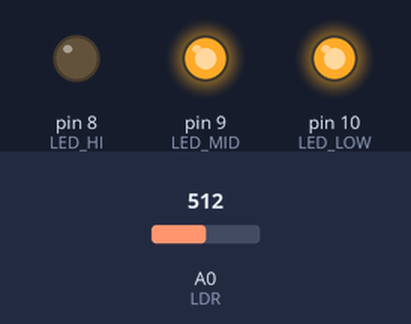
The sketch below on a simulated Arduino Uno, built with avr-gcc and run on an emulated ATmega328P. Shown: output pins drawn as LEDs (lit = HIGH). The inputs (shaded band) are chosen by the test bench; at power-on: A0 (LDR) = 512.

Above: at 1.2 s.
1.3 s: A0 (LDR) set to 668
2.8 s: A0 (LDR) set to 698
At 4.0 s:
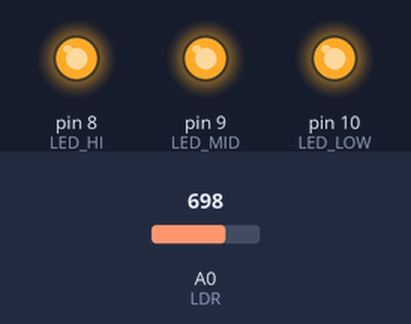
4.3 s: A0 (LDR) set to 306
At 5.2 s:
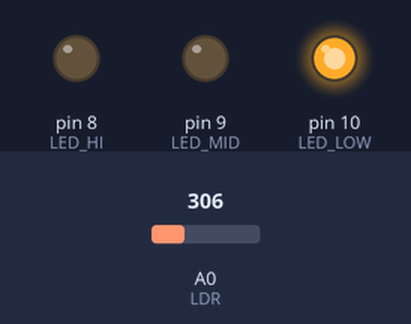
5.8 s: A0 (LDR) set to 107
7.3 s: A0 (LDR) set to 98
At 8.5 s:
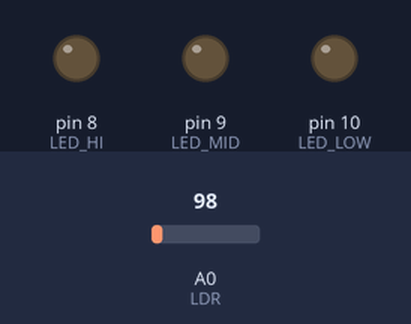
8.8 s: A0 (LDR) set to 122
At 9.8 s:
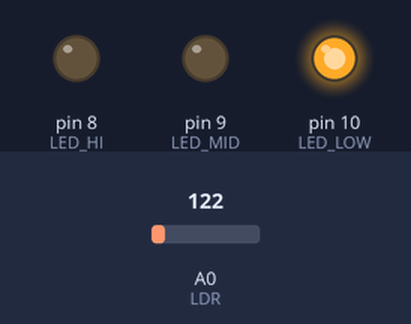
Timing chart, 0 to 11.3 s (numbered marks = the images above; inputs shaded):
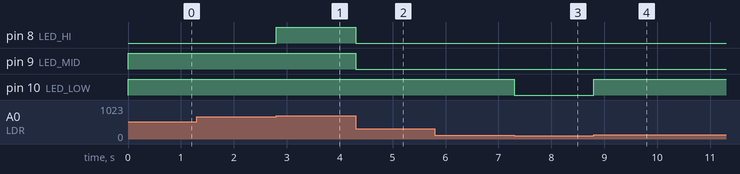

Measured:
- the behaviour switches between 683 and 684 on A0 (LDR) (found by bisection; images 0 and 1)
- the behaviour switches between 103 and 102 on A0 (LDR) (found by bisection; images 2 and 3)
- after the input at 1.3 s, every drawn part: stays the same
- after the input at 2.8 s, pin 8 (LED_HI): LOW → HIGH at once
- after the input at 4.3 s, pin 8 (LED_HI), pin 9 (LED_MID): HIGH → LOW at once
- after the input at 5.8 s, every drawn part: stays the same
- after the input at 7.3 s, pin 10 (LED_LOW): HIGH → LOW at once
- after the input at 8.8 s, pin 10 (LED_LOW): LOW → HIGH at once

The sketch:

light_sensor.ino
```cpp
#define LED_LOW 10
#define LED_MID 9
#define LED_HI 8
#define LDR (A0)

int mv;
bool low, mid, high;

void setup()
{
    pinMode(LDR, INPUT);
    pinMode(LED_LOW, OUTPUT);
    pinMode(LED_MID, OUTPUT);
    pinMode(LED_HI, OUTPUT);
    Serial.begin(9600);
}

void loop()
{
    mv = map(analogRead(LDR), 0, 1024, 0, 5000);
    low = mv > 500;
    mid = mv > 1667;
    high = mv > 3334;
    digitalWrite(LED_LOW, low);
    digitalWrite(LED_MID, mid);
    digitalWrite(LED_HI, high);
}
```
